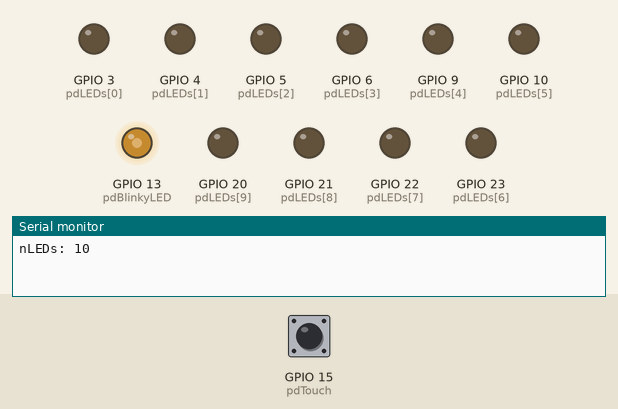
The sketch below on a simulated ESP32. Parts: output pins drawn as LEDs (lit = HIGH), the last lines printed to the serial monitor. The test bench sets the inputs (shaded band); at power-on: GPIO 15 (pdTouch) HIGH.

Above: at 0.6 s.
At 5.7 s:
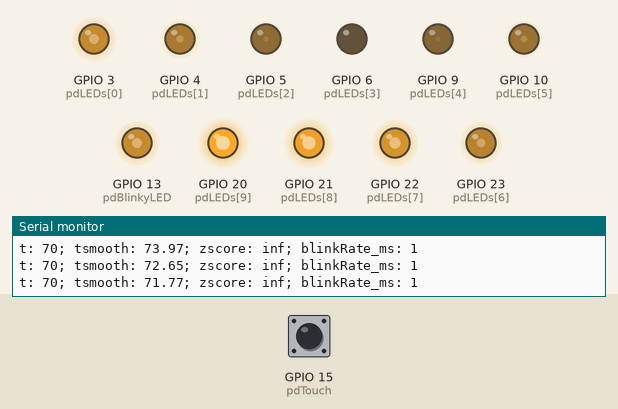
5.8 s: GPIO 15 (pdTouch) pulled LOW for 0.15 s
At 6.4 s:
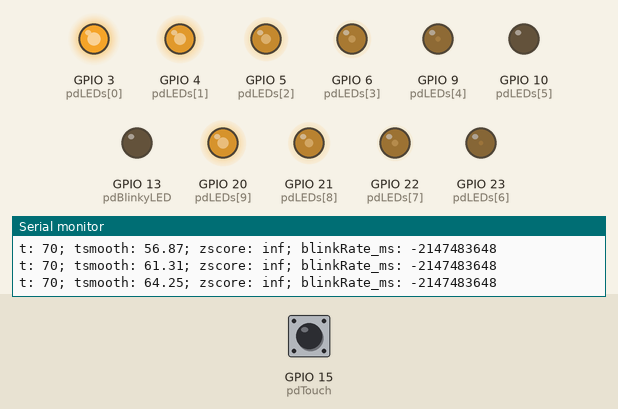
Timing chart, 0 to 14.8 s (numbered marks = the images above; inputs shaded):
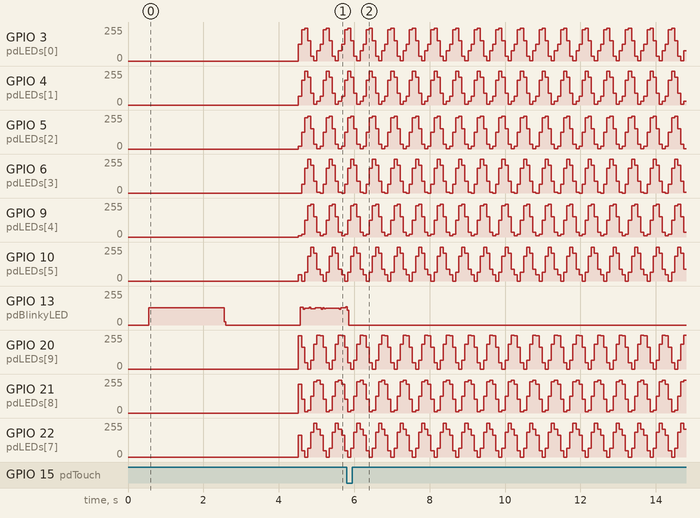

The sketch:

LED_wave_w_touch.ino
```cpp
/*

  LED_wave_w_touch
  Author: Charles B. Malloch, PhD  2014-02-24

  Program demonstrates a quick-sine function, using it to generate a wave of light
  from a 10-element LED array whose elements are each connected to PWM output pins.
  Independently from the propagation of the wave, the main blinky LED flashes at a
  rate dependent on the reading from a capacitance sensor.

*/

const int BAUDRATE = 115200;

const int pdBlinkyLED = 13;
const int pdTouch = 15;

int nLEDs;
int pdLEDs[] = { 3, 4, 5, 6, 9, 10, 23, 22, 21, 20 };
int brightness [  sizeof ( pdLEDs ) / sizeof ( int ) ];  // size set to equal that of pdLEDs

float mean, variance, stdev;
int threshold;

void setup () {
  Serial.begin ( BAUDRATE );

  // figure out how many LEDs are defined
  nLEDs = sizeof ( pdLEDs ) / sizeof ( int );
  Serial.print ( "nLEDs: " ); Serial.println ( nLEDs );

  for ( int i = 0; i < nLEDs; i++ ) {
    pinMode ( pdLEDs [ i ] , OUTPUT );
    brightness [ i ] = 0;
  }
  pinMode ( pdBlinkyLED, OUTPUT );

  /* test mySin

  for ( int i = 0; i < 64; i += 4 ) {
    Serial.print ( i ); Serial.print ( " : " );
    Serial.print ( mySin ( i ) ); Serial.println ();
  }
  while ( 1 ) { };

  */

  // find out the normal range of readings of the touch sensor

  delay ( 500 );

  const int nLoops = 1000;
  unsigned long sum = 0, sum2 = 0;
  for ( int i = 0; i < nLoops; i++ ) {
    int v = touchRead ( pdTouch );
    sum += v;
    sum2 += v * v;
    digitalWrite ( pdBlinkyLED, ! digitalRead ( pdBlinkyLED ) );
    delay ( 2 );
  }

  mean = sum / nLoops;
  variance = sum2 / nLoops - mean * mean;
  stdev = sqrt ( variance );

  threshold = int ( mean + 2 * stdev );
  Serial.print ( "mean: " ); Serial.println ( mean );
  Serial.print ( "variance: " ); Serial.println ( variance );
  Serial.print ( "std dev: " ); Serial.println ( stdev );
  Serial.print ( "threshold: " ); Serial.println ( threshold );

  // Serial.println (); Serial.print ( F ("0.3 Mem: ") ); Serial.println ( availableMemory() );
  // Serial.println (); Serial.print ( F ("Free mem: ") ); Serial.println ( FreeRam() );
    // gives 12231, now 12528, now 12460

  while ( !Serial && millis() < 10000 ) {
    digitalWrite ( pdBlinkyLED, ! digitalRead ( pdBlinkyLED ) );
    delay ( 50 );
  }
  Serial.println ( "LED_wave_w_touch v1.1.0 2015-02-27" );

  Serial.println (); Serial.println ( "Done with initialization" );
  delay ( 2000 );

}

void loop () {
  static unsigned long lastBlinkAt_ms = 0;
  static int blinkRate_ms = 600;

  static unsigned long lastDisplayAt_ms = 0;
  const int loopRate_ms = 80;

  /*
    The LED wave has a physical width, measured in LEDs (full width, how many LEDs do
    we want to see lit at once), stored in variable "width".
    It also has a temporal width, related to how much time it takes for the wave / pulse
    to pass through a single fixed LED. This is stored in variable "timeStepSize".
  */

  const int period = 64;  // the integer period of the sin wave function
  const int width = 12;  // the physical width of one full cycle of the sin wave
  const int physicalStepSize = period / width;

  const int timeStepSize = 6;
  // at each step, the wave should move period / timeStepSize of a full sin period
  const int angularStepSize = period / timeStepSize;
  static int angleOffset = 0;

  int t;
  static float tsmooth = 700;
  const float alpha = 0.996;

  t = touchRead ( pdTouch );
  tsmooth = t * ( 1.0 - alpha ) + tsmooth * alpha;
  float zscore = ( tsmooth - mean ) / stdev;
  blinkRate_ms = constrain ( 600 / log ( zscore + 1.2 ) , 1, 1000 ); // nominally 600

  if ( ( millis() - lastDisplayAt_ms ) > loopRate_ms ) {

    Serial.print ( F ( "t: " ) ); Serial.print ( t );
    Serial.print ( F ( "; tsmooth: " ) ); Serial.print ( tsmooth );
    Serial.print ( F ( "; zscore: " ) ); Serial.print ( zscore );
    Serial.print ( F ( "; blinkRate_ms: " ) ); Serial.println ( blinkRate_ms );

    for ( int l = 0; l < nLEDs; l++ ) {
      // the angle offset of the first LED is angleOffset
      // the angular delta from LED to LED is physicalStepSize
      int theta = ( angleOffset - l * physicalStepSize + period ) % period;

      // diff is the distance in LEDs from the center of the brightness wave

      brightness [ l ] = ( mySin ( theta ) + 255 ) / 2;
      /*
      if ( ( diff < ( sizeof ( wave ) / sizeof ( int ) ) ) ) {
        brightness [ l ] = wave [ diff ];
      } else {
        brightness [ l ] = 0;
      }
      */
      /*
      Serial.print ( l ); Serial.print ( "[" ); Serial.print ( pdLEDs [ l ] ); Serial.print ( "]: " );
      Serial.print ( theta ); Serial.print ( " -> " );
      Serial.print ( brightness [ l ] ); Serial.print ( "\n" );
      */
      analogWrite ( pdLEDs [ l ], brightness [ l ] );
    }  // end for

    angleOffset += angularStepSize;
    if ( angleOffset >= period ) angleOffset = 0;

    lastDisplayAt_ms = millis();
  }  // end new display

  if ( ( millis() - lastBlinkAt_ms ) > blinkRate_ms ) {
    digitalWrite ( pdBlinkyLED, 1 - digitalRead ( pdBlinkyLED ) );
    lastBlinkAt_ms = millis();
  }

}

int mySin (int n2pi_64) {
  /*
    returns (int) 255 * sin ( n2pi_64 * 2 * pi() / 64 )
  */

  const int quarterSin[] = {
    0, 25, 50, 74, 98, 120, 142, 162,
    180, 197, 212, 225, 236, 244, 250, 254,
    255 };

  const int qsLen = ( sizeof ( quarterSin ) / sizeof ( int ) ) - 1;  // e.g. 16

  int sign = ( n2pi_64 > ( 2 * qsLen ) ) ? -1 : 1;
  int offset;
  if ( ( ( n2pi_64 / qsLen ) % 2 ) == 0 ) {
    // even quadrant
    offset = n2pi_64 % qsLen;
  } else {
    // odd quadrant
    offset = qsLen - ( n2pi_64 % qsLen );
  }

  /*
  Serial.print ( n2pi_64 ); Serial.print ( ": " );
  Serial.print ( sign ); Serial.print ( " | " );
  Serial.print ( offset ); Serial.println ();
  */

  return ( quarterSin [ offset ] * sign );

}

// <> <> <> <> <> <> <> <> <> <> <> <> <> <> <> <> <> <> <> <> <> <> <> <> <> <> <> <> <> <> <> <> <> <> <> <> <> <> <> <> <> <> <> <> <> <> <> <> <> <> <> <> <> <> <> <> <> <> <> <> <> <> <>
// <> <> <> <> <> <> <> <> <> <> <> <> <> <> <> <> <> <> <> <> <> <> <> <> <> <> <> <> <> <> <> <> <> <> <> <> <> <> <> <> <> <> <> <> <> <> <> <> <> <> <> <> <> <> <> <> <> <> <> <> <> <> <>


// int availableMemory() {
  // extern int __heap_start, *__brkval;
  // int v;
  // return (int) &v - (__brkval == 0 ? (int) &__heap_start : (int) __brkval);
// }

// http://forum.pjrc.com/threads/23256-Get-Free-Memory-for-Teensy-3-0
// uint32_t FreeRam(){ // for Teensy 3.0
    // uint32_t stackTop;
    // uint32_t heapTop;

    // current position of the stack.
    // stackTop = (uint32_t) &stackTop;

    // current position of heap.
    // void* hTop = malloc(1);
    // heapTop = (uint32_t) hTop;
    // free(hTop);

    // The difference is the free, available ram.
    // return stackTop - heapTop;
// }
```

Measured:
- by itself, GPIO 6 (pdLEDs[3]): repeats every 0.57 s: 254/255 0.08 s, 208/255 0.08 s, 90/255 0.08 s, 5/255 0.08 s, 0/255 0.08 s, 67/255 0.08 s, 187/255 0.08 s
- by itself, GPIO 4 (pdLEDs[1]): repeats every 0.57 s: 208/255 0.08 s, 90/255 0.08 s, 5/255 0.08 s, 29/255 0.08 s, 67/255 0.08 s, 187/255 0.08 s, 254/255 0.08 s
